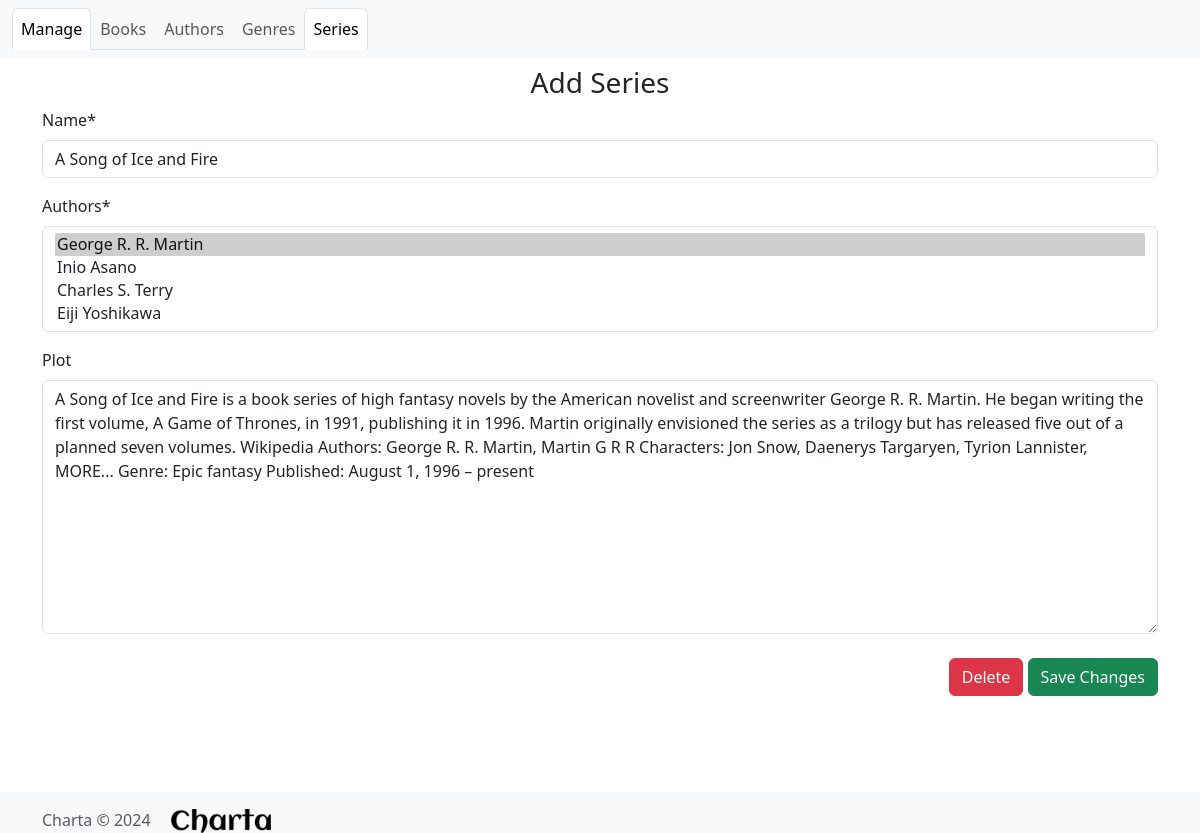
Page /manage/series/edit-series/2 on the earlier database version.
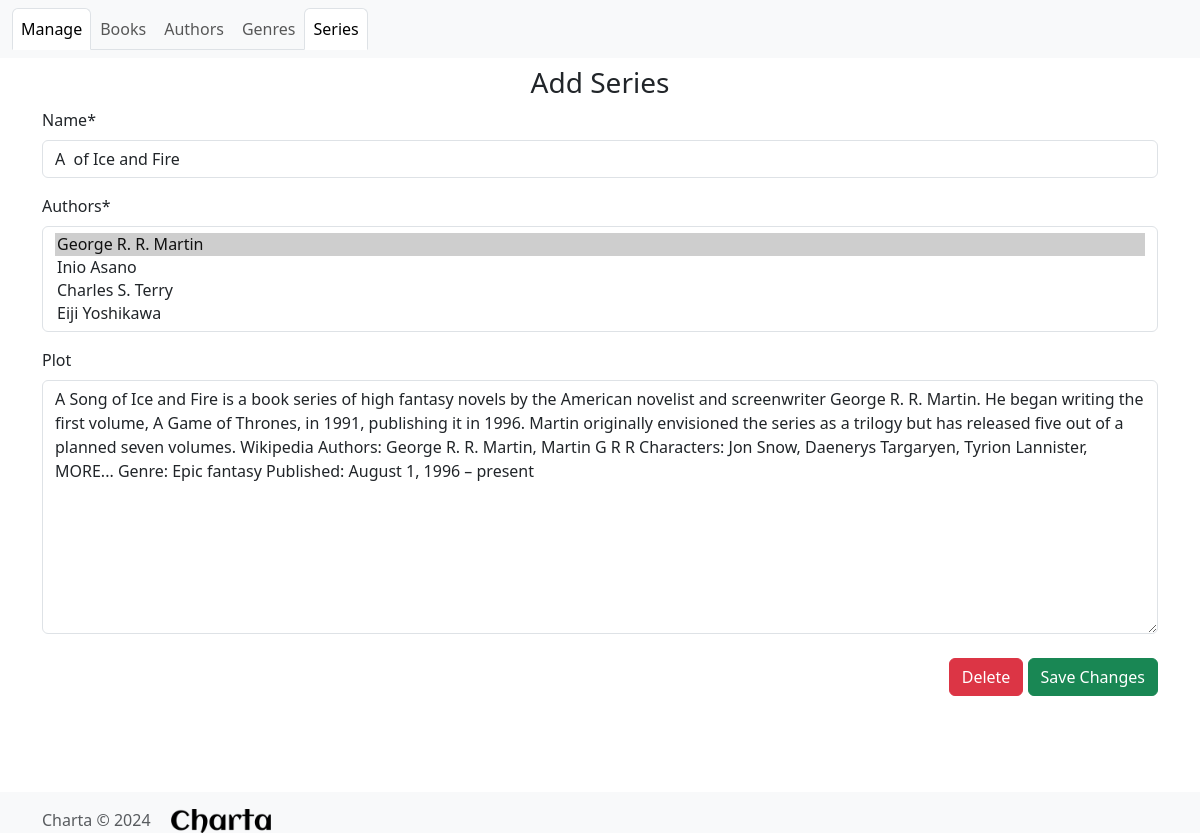
Same page on the later database version.
### charta_management/models.py (models this page shows, shortened)
class Series(models.Model):
    name = models.CharField(max_length=100)
    authors = models.ManyToManyField(Author)
    plot = models.TextField(null=True, blank=True)

class Author(models.Model):
    name = models.CharField(max_length=100)
    image = models.ImageField(upload_to='author_images/', null=True, blank=True)
    bio = models.TextField(null=True, blank=True)
    def __str__(self):
        return self.name

### charta_management/views.py (the view)
# urls.py: path('manage/series/edit-series/<int:series_id>', views.edit_series, name='edit_series'),
def edit_series(request, series_id):
    series = models.Series.objects.get(pk=series_id)
    if request.method == 'POST':
        if 'save' in request.POST:
            form = forms.SeriesForm(request.POST, request.FILES, instance=series)
            if form.is_valid():
                form.save()
        elif 'delete' in request.POST:
            series.delete()
        return redirect('manage_series')
    else:
        form = forms.SeriesForm(instance=series)
    return render(request, 'edit_series.html', {'form': form})

### charta_management/forms.py
class SeriesForm(forms.ModelForm):
    class Meta:
        model = models.Series
        fields = ['name', 'authors', 'plot']

### charta_management/templates/edit_series.html (shortened to what this page needs)
{% extends 'management_base.html' %}
{% load crispy_forms_tags %}
{% block content %}
  <div class="container text-center my-2">
    <h3>Add Series</h3>
  </div>
  <div class="container">
    <form method="POST" enctype="multipart/form-data">
      {{ form|crispy }}
      <div class="text-end pt-2 pb-5">
        <button type="submit" class="btn btn-danger"
                onclick="return confirm('Are you sure you want to delete this author?')"
                name="delete">Delete
        </button>
        <button type="submit" class="btn btn-success" name="save">Save Changes</button>
      </div>
    </form>
  </div>
{% endblock %}

Differences in the rows shown:
changed Series: name "A Song of Ice and Fire" → "A of Ice and Fire"
